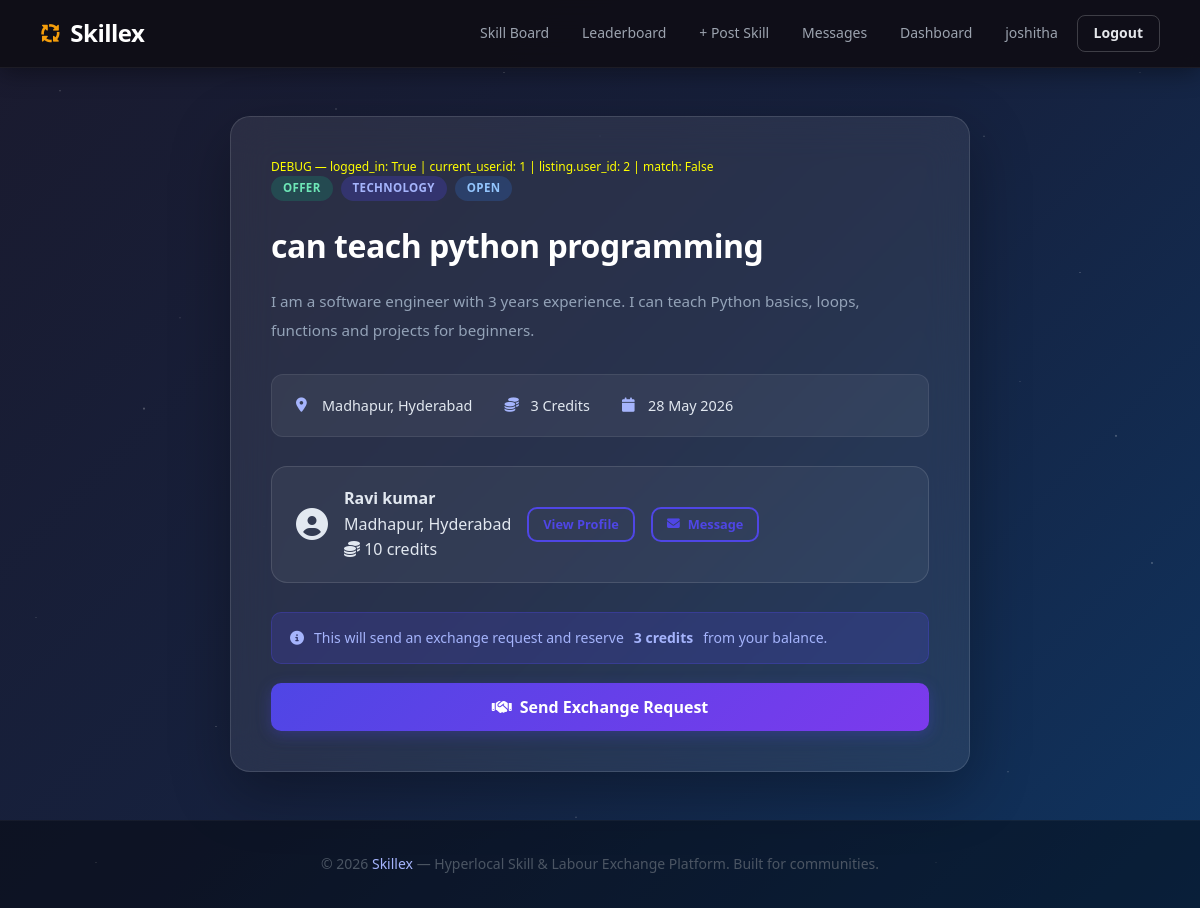
Screenshot of /listing/2 (signed in) with the database file from the repository.
### models.py (models this page shows)
class User(UserMixin, db.Model):
    id = db.Column(db.Integer, primary_key=True)
    name = db.Column(db.String(100), nullable=False)
    email = db.Column(db.String(120), unique=True, nullable=False)
    password = db.Column(db.String(200), nullable=False)
    ward = db.Column(db.String(100), nullable=False)
    credits = db.Column(db.Integer, default=10)
    bio = db.Column(db.String(300), default='')
    photo = db.Column(db.String(200), default='default.png')
    role = db.Column(db.String(20), default='user')
    created_at = db.Column(db.DateTime, default=datetime.utcnow)
    listings = db.relationship('Listing', backref='author', lazy=True)
    reviews_given = db.relationship('Review', foreign_keys='Review.reviewer_id', backref='reviewer', lazy=True)
    reviews_received = db.relationship('Review', foreign_keys='Review.reviewee_id', backref='reviewee', lazy=True)

class Listing(db.Model):
    id = db.Column(db.Integer, primary_key=True)
    user_id = db.Column(db.Integer, db.ForeignKey('user.id'), nullable=False)
    type = db.Column(db.String(10), nullable=False)  # 'offer' or 'request'
    category = db.Column(db.String(50), nullable=False)
    title = db.Column(db.String(150), nullable=False)
    description = db.Column(db.String(500), nullable=False)
    credits = db.Column(db.Integer, default=2)
    ward = db.Column(db.String(100), nullable=False)
    status = db.Column(db.String(20), default='open')
    created_at = db.Column(db.DateTime, default=datetime.utcnow)

### app.py (the view, shortened to what this page needs)
@app.route('/listing/<int:id>', methods=['GET', 'POST'])
@login_required
def view_listing(id):
    listing = db.session.get(Listing, id)
    return render_template('listing.html', listing=listing)

### app.py (called while the page is built)
@login_manager.user_loader
def load_user(user_id):
    return db.session.get(User, int(user_id))

### templates/listing.html (shortened to what this page needs)
{% extends 'base.html' %}
{% block content %}
<section class="listing-detail">
  <div class="listing-detail-card">
    <p style="color:yellow;font-size:12px;">
  DEBUG — logged_in: {{ current_user.is_authenticated }} |
  current_user.id: {{ current_user.id if current_user.is_authenticated else 'NOT LOGGED IN' }} |
  listing.user_id: {{ listing.user_id }} |
  match: {{ current_user.id == listing.user_id if current_user.is_authenticated else 'N/A' }}
</p>
    <div class="listing-detail-top">
      <span class="badge badge-{{ listing.type }}">{{ listing.type | capitalize }}</span>
      <span class="badge badge-category">{{ listing.category }}</span>
      <span class="badge badge-{{ listing.status }}">{{ listing.status | capitalize }}</span>
    </div>
    <h2>{{ listing.title }}</h2>
    <p class="listing-desc">{{ listing.description }}</p>
    <div class="listing-info-grid">
      <div class="info-item">
        <i class="fa-solid fa-location-dot"></i>
        <span>{{ listing.ward }}</span>
      </div>
      <div class="info-item">
        <i class="fa-solid fa-coins"></i>
        <span>{{ listing.credits }} Credits</span>
      </div>
      <div class="info-item">
        <i class="fa-solid fa-calendar"></i>
        <span>{{ listing.created_at.strftime('%d %b %Y') }}</span>
      </div>
    </div>
    <div class="listing-author-card">
      <i class="fa-solid fa-user-circle fa-2x"></i>
      <div>
        <strong>{{ listing.author.name }}</strong>
        <p>{{ listing.author.ward }}</p>
        <p><i class="fa-solid fa-coins"></i> {{ listing.author.credits }} credits</p>
      </div>
      <a href="{{ url_for('profile', id=listing.author.id) }}" class="btn-outline btn-sm">View Profile</a>
      {% if current_user.is_authenticated and current_user.id != listing.user_id %}
      <a href="{{ url_for('send_message', receiver_id=listing.author.id) }}" class="btn-outline btn-sm">
        <i class="fa-solid fa-envelope"></i> Message
      </a>
      {% endif %}
    </div>
    {% if current_user.is_authenticated %}
  {% if current_user.id|string == listing.user_id|string %}
      <div class="owner-actions">
        <a href="{{ url_for('edit_listing', id=listing.id) }}" class="btn-primary">
          <i class="fa-solid fa-pen"></i> Edit Listing
        </a>
        <a href="{{ url_for('delete_listing', id=listing.id) }}"
           class="btn-danger"
           onclick="return confirm('Are you sure you want to delete this listing?')">
          <i class="fa-solid fa-trash"></i> Delete Listing
        </a>
      </div>
      {% else %}
        {% if listing.status == 'open' %}
        <form method="POST" class="exchange-form">
          <p class="exchange-note">
            <i class="fa-solid fa-circle-info"></i>
            This will send an exchange request and reserve <strong>{{ listing.credits }} credits</strong> from your balance.
          </p>
          <button type="submit" class="btn-primary btn-full">
            <i class="fa-solid fa-handshake"></i> Send Exchange Request
          </button>
        </form>
        {% endif %}
      {% endif %}
    {% else %}
    <p class="auth-switch"><a href="{{ url_for('login') }}">Login</a> to send an exchange request.</p>
    {% endif %}
  </div>
</section>
{% endblock %}

### templates/base.html (shortened to what this page needs)
<!DOCTYPE html>
<html lang="en">
<head>
  <link rel="stylesheet" href="{{ url_for('static', filename='css/style.css') }}"/>
  <link rel="stylesheet" href="https://cdnjs.cloudflare.com/ajax/libs/font-awesome/6.5.0/css/all.min.css"/>
</head>
<body>
  <nav class="navbar">
    <a href="{{ url_for('home') }}" class="nav-brand">
      <i class="fa-solid fa-arrows-spin"></i> Skillex
    </a>
    <div class="nav-links">
      <a href="{{ url_for('board') }}">Skill Board</a>
      <a href="{{ url_for('leaderboard') }}">Leaderboard</a>
      {% if current_user.is_authenticated %}
        <a href="{{ url_for('post_listing') }}">+ Post Skill</a>
        <a href="{{ url_for('messages') }}">Messages</a>
        <a href="{{ url_for('dashboard') }}">Dashboard</a>
        <a href="{{ url_for('profile', id=current_user.id) }}">{{ current_user.name }}</a>
        <a href="{{ url_for('logout') }}" class="btn-outline">Logout</a>
      {% else %}
        <a href="{{ url_for('login') }}" class="btn-outline">Login</a>
        <a href="{{ url_for('register') }}" class="btn-primary">Register</a>
      {% endif %}
    </div>
  </nav>
  <main>
    {% block content %}{% endblock %}
  </main>
  <footer class="footer">
   <p>© 2026 <span>Skillex</span> — Hyperlocal Skill & Labour Exchange Platform. Built for communities.</p>
  </footer>
</body>
</html>

### rows the page displays
User: name "joshitha", id "1"
Listing: user_id "2", type "OFFER", category "TECHNOLOGY", status "OPEN", title "can teach python programming", description "I am a software engineer with 3 years experience. I can teach Python basics, loops, functions and projects for beginners.", ward "Madhapur, Hyderabad", credits "3", created_at "28 May 2026"
User: author.name "Ravi kumar", author.ward "Madhapur, Hyderabad", author.credits "10"

### other values shown
{{ current_user.is_authenticated }} "True"
